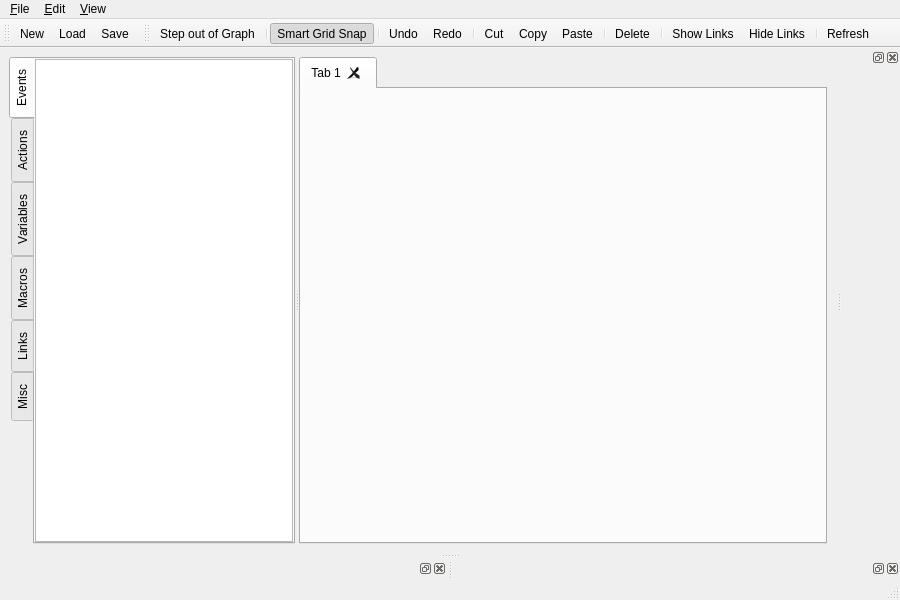
<?xml version="1.0" encoding="UTF-8"?>
<ui version="4.0">
 <class>DirectorEditor</class>
 <widget class="QMainWindow" name="DirectorEditor">
  <property name="geometry">
   <rect>
    <x>0</x>
    <y>0</y>
    <width>900</width>
    <height>600</height>
   </rect>
  </property>
  <property name="windowTitle">
   <string>No Director Graph Loaded</string>
  </property>
  <widget class="QWidget" name="centralwidget">
   <layout class="QGridLayout" name="gridLayout">
    <item row="0" column="0">
     <widget class="QSplitter" name="splitter">
      <property name="orientation">
       <enum>Qt::Horizontal</enum>
      </property>
      <widget class="QTabWidget" name="nodeTabs">
       <property name="sizePolicy">
        <sizepolicy hsizetype="Expanding" vsizetype="Expanding">
         <horstretch>0</horstretch>
         <verstretch>0</verstretch>
        </sizepolicy>
       </property>
       <property name="tabPosition">
        <enum>QTabWidget::West</enum>
       </property>
       <property name="currentIndex">
        <number>0</number>
       </property>
       <widget class="QWidget" name="eventNodeTab">
        <attribute name="title">
         <string>Events</string>
        </attribute>
        <layout class="QGridLayout" name="gridLayout_2">
         <property name="margin">
          <number>0</number>
         </property>
         <item row="0" column="0">
          <widget class="QGraphicsView" name="eventNodeView">
           <property name="alignment">
            <set>Qt::AlignHCenter|Qt::AlignTop</set>
           </property>
           <property name="renderHints">
            <set>QPainter::Antialiasing|QPainter::SmoothPixmapTransform</set>
           </property>
          </widget>
         </item>
        </layout>
       </widget>
       <widget class="QWidget" name="actionNodeTab">
        <attribute name="title">
         <string>Actions</string>
        </attribute>
        <layout class="QGridLayout" name="gridLayout_3">
         <property name="margin">
          <number>0</number>
         </property>
         <item row="0" column="0">
          <widget class="QGraphicsView" name="actionNodeView">
           <property name="alignment">
            <set>Qt::AlignHCenter|Qt::AlignTop</set>
           </property>
           <property name="renderHints">
            <set>QPainter::Antialiasing|QPainter::SmoothPixmapTransform</set>
           </property>
          </widget>
         </item>
        </layout>
       </widget>
       <widget class="QWidget" name="variableNodeTab">
        <attribute name="title">
         <string>Variables</string>
        </attribute>
        <layout class="QGridLayout" name="gridLayout_4">
         <property name="margin">
          <number>0</number>
         </property>
         <item row="0" column="0">
          <widget class="QGraphicsView" name="variableNodeView">
           <property name="alignment">
            <set>Qt::AlignHCenter|Qt::AlignTop</set>
           </property>
           <property name="renderHints">
            <set>QPainter::Antialiasing|QPainter::SmoothPixmapTransform</set>
           </property>
          </widget>
         </item>
        </layout>
       </widget>
       <widget class="QWidget" name="macroNodeTab">
        <attribute name="title">
         <string>Macros</string>
        </attribute>
        <layout class="QGridLayout" name="gridLayout_5">
         <property name="margin">
          <number>0</number>
         </property>
         <item row="0" column="0">
          <widget class="QGraphicsView" name="macroNodeView">
           <property name="alignment">
            <set>Qt::AlignHCenter|Qt::AlignTop</set>
           </property>
           <property name="renderHints">
            <set>QPainter::Antialiasing|QPainter::SmoothPixmapTransform</set>
           </property>
          </widget>
         </item>
        </layout>
       </widget>
       <widget class="QWidget" name="linkNodeTab">
        <attribute name="title">
         <string>Links</string>
        </attribute>
        <layout class="QGridLayout" name="gridLayout_6">
         <property name="margin">
          <number>0</number>
         </property>
         <item row="0" column="0">
          <widget class="QGraphicsView" name="linkNodeView">
           <property name="alignment">
            <set>Qt::AlignHCenter|Qt::AlignTop</set>
           </property>
           <property name="renderHints">
            <set>QPainter::Antialiasing|QPainter::SmoothPixmapTransform</set>
           </property>
          </widget>
         </item>
        </layout>
       </widget>
       <widget class="QWidget" name="miscNodeTab">
        <attribute name="title">
         <string>Misc</string>
        </attribute>
        <layout class="QGridLayout" name="gridLayout_7">
         <property name="margin">
          <number>0</number>
         </property>
         <item row="0" column="0">
          <widget class="QGraphicsView" name="miscNodeView">
           <property name="alignment">
            <set>Qt::AlignHCenter|Qt::AlignTop</set>
           </property>
           <property name="renderHints">
            <set>QPainter::Antialiasing|QPainter::SmoothPixmapTransform</set>
           </property>
          </widget>
         </item>
        </layout>
       </widget>
      </widget>
      <widget class="dtDirector::GraphTabs" name="graphTab">
       <property name="sizePolicy">
        <sizepolicy hsizetype="Expanding" vsizetype="Expanding">
         <horstretch>1</horstretch>
         <verstretch>0</verstretch>
        </sizepolicy>
       </property>
       <property name="tabsClosable">
        <bool>true</bool>
       </property>
       <property name="movable">
        <bool>true</bool>
       </property>
       <widget class="QWidget" name="tab">
        <attribute name="title">
         <string>Tab 1</string>
        </attribute>
       </widget>
      </widget>
     </widget>
    </item>
   </layout>
  </widget>
  <widget class="QMenuBar" name="menubar">
   <property name="geometry">
    <rect>
     <x>0</x>
     <y>0</y>
     <width>900</width>
     <height>21</height>
    </rect>
   </property>
   <widget class="QMenu" name="menuFile">
    <property name="title">
     <string>&amp;File</string>
    </property>
    <addaction name="action_New"/>
    <addaction name="action_Load"/>
    <addaction name="action_Save"/>
    <addaction name="action_Save_as"/>
    <addaction name="separator"/>
    <addaction name="action_Load_Recording"/>
    <addaction name="action_Exit"/>
   </widget>
   <widget class="QMenu" name="menu_Edit">
    <property name="title">
     <string>&amp;Edit</string>
    </property>
    <addaction name="action_Step_Out_Of_Graph"/>
    <addaction name="separator"/>
    <addaction name="action_Smart_Grid_snap"/>
    <addaction name="separator"/>
    <addaction name="action_Undo"/>
    <addaction name="action_Redo"/>
    <addaction name="separator"/>
    <addaction name="action_Cut"/>
    <addaction name="action_Copy"/>
    <addaction name="action_Paste"/>
    <addaction name="separator"/>
    <addaction name="action_Delete"/>
    <addaction name="separator"/>
    <addaction name="action_Manage_Libraries"/>
   </widget>
   <widget class="QMenu" name="menu_View">
    <property name="title">
     <string>&amp;View</string>
    </property>
    <addaction name="action_Property_Editor"/>
    <addaction name="action_Graph_Browser"/>
    <addaction name="action_Replay_Browser"/>
    <addaction name="separator"/>
    <addaction name="action_Show_Links"/>
    <addaction name="action_Hide_Links"/>
    <addaction name="separator"/>
    <addaction name="action_Refresh"/>
   </widget>
   <addaction name="menuFile"/>
   <addaction name="menu_Edit"/>
   <addaction name="menu_View"/>
  </widget>
  <widget class="QStatusBar" name="statusbar"/>
  <widget class="QToolBar" name="FileToolbar">
   <property name="windowTitle">
    <string>File Toolbar</string>
   </property>
   <attribute name="toolBarArea">
    <enum>TopToolBarArea</enum>
   </attribute>
   <attribute name="toolBarBreak">
    <bool>false</bool>
   </attribute>
   <addaction name="action_New"/>
   <addaction name="action_Load"/>
   <addaction name="action_Save"/>
  </widget>
  <widget class="QToolBar" name="EditToolbar">
   <property name="windowTitle">
    <string>Edit Toolbar</string>
   </property>
   <attribute name="toolBarArea">
    <enum>TopToolBarArea</enum>
   </attribute>
   <attribute name="toolBarBreak">
    <bool>false</bool>
   </attribute>
   <addaction name="action_Step_Out_Of_Graph"/>
   <addaction name="separator"/>
   <addaction name="action_Smart_Grid_snap"/>
   <addaction name="separator"/>
   <addaction name="action_Undo"/>
   <addaction name="action_Redo"/>
   <addaction name="separator"/>
   <addaction name="action_Cut"/>
   <addaction name="action_Copy"/>
   <addaction name="action_Paste"/>
   <addaction name="separator"/>
   <addaction name="action_Delete"/>
   <addaction name="separator"/>
   <addaction name="action_Show_Links"/>
   <addaction name="action_Hide_Links"/>
   <addaction name="separator"/>
   <addaction name="action_Refresh"/>
  </widget>
  <widget class="dtDirector::PropertyEditor" name="propertyEditor">
   <attribute name="dockWidgetArea">
    <number>8</number>
   </attribute>
  </widget>
  <widget class="dtDirector::GraphBrowser" name="graphBrowser">
   <attribute name="dockWidgetArea">
    <number>8</number>
   </attribute>
  </widget>
  <widget class="dtDirector::ReplayBrowser" name="replayBrowser">
   <attribute name="dockWidgetArea">
    <number>2</number>
   </attribute>
  </widget>
  <action name="action_New">
   <property name="icon">
    <iconset resource="../../src/dtDirectorQt/directorqt.qrc">
     <normaloff>:/icons/new.png</normaloff>:/icons/new.png</iconset>
   </property>
   <property name="text">
    <string>&amp;New</string>
   </property>
   <property name="toolTip">
    <string>Begins a new Director script (Ctrl+N).</string>
   </property>
   <property name="shortcut">
    <string>Ctrl+N</string>
   </property>
  </action>
  <action name="action_Load">
   <property name="icon">
    <iconset resource="../../src/dtDirectorQt/directorqt.qrc">
     <normaloff>:/icons/open.png</normaloff>:/icons/open.png</iconset>
   </property>
   <property name="text">
    <string>&amp;Load</string>
   </property>
   <property name="toolTip">
    <string>Loads a Director script from a file (Ctrl+L).</string>
   </property>
   <property name="shortcut">
    <string>Ctrl+L</string>
   </property>
  </action>
  <action name="action_Save">
   <property name="icon">
    <iconset resource="../../src/dtDirectorQt/directorqt.qrc">
     <normaloff>:/icons/save.png</normaloff>:/icons/save.png</iconset>
   </property>
   <property name="text">
    <string>&amp;Save</string>
   </property>
   <property name="toolTip">
    <string>Saves the current Director script (Ctrl+S).</string>
   </property>
   <property name="shortcut">
    <string>Ctrl+S</string>
   </property>
  </action>
  <action name="action_Save_as">
   <property name="icon">
    <iconset resource="../../src/dtDirectorQt/directorqt.qrc">
     <normaloff>:/icons/save.png</normaloff>:/icons/save.png</iconset>
   </property>
   <property name="text">
    <string>&amp;Save as...</string>
   </property>
   <property name="toolTip">
    <string>Saves the current Director script.</string>
   </property>
  </action>
  <action name="action_Load_Recording">
   <property name="icon">
    <iconset resource="../../src/dtDirectorQt/directorqt.qrc">
     <normaloff>:/icons/open.png</normaloff>:/icons/open.png</iconset>
   </property>
   <property name="text">
    <string>&amp;Load Recording</string>
   </property>
   <property name="toolTip">
    <string>Loads recorded script data.</string>
   </property>
  </action>
  <action name="action_Step_Out_Of_Graph">
   <property name="icon">
    <iconset resource="../../src/dtDirectorQt/directorqt.qrc">
     <normaloff>:/icons/parent.png</normaloff>:/icons/parent.png</iconset>
   </property>
   <property name="text">
    <string>Step &amp;out of Graph</string>
   </property>
   <property name="toolTip">
    <string>Returns to the parent graph (Ctrl+Shift+U).</string>
   </property>
   <property name="shortcut">
    <string>Ctrl+Shift+U</string>
   </property>
  </action>
  <action name="action_Smart_Grid_snap">
   <property name="checkable">
    <bool>true</bool>
   </property>
   <property name="checked">
    <bool>true</bool>
   </property>
   <property name="icon">
    <iconset resource="../../src/dtDirectorQt/directorqt.qrc">
     <normaloff>:/icons/snapgrid.png</normaloff>:/icons/snapgrid.png</iconset>
   </property>
   <property name="text">
    <string>Smart &amp;Grid Snap</string>
   </property>
   <property name="toolTip">
    <string>Snaps nodes to a smart grid determined by the placement of other nodes (Ctrl+G).</string>
   </property>
   <property name="shortcut">
    <string>Ctrl+G</string>
   </property>
  </action>
  <action name="action_Undo">
   <property name="icon">
    <iconset resource="../../src/dtDirectorQt/directorqt.qrc">
     <normaloff>:/icons/undo.png</normaloff>:/icons/undo.png</iconset>
   </property>
   <property name="text">
    <string>&amp;Undo</string>
   </property>
   <property name="toolTip">
    <string>Reverts to your last action (Ctrl+Z).</string>
   </property>
   <property name="shortcut">
    <string>Ctrl+Z</string>
   </property>
  </action>
  <action name="action_Redo">
   <property name="icon">
    <iconset resource="../../src/dtDirectorQt/directorqt.qrc">
     <normaloff>:/icons/redo.png</normaloff>:/icons/redo.png</iconset>
   </property>
   <property name="text">
    <string>&amp;Redo</string>
   </property>
   <property name="toolTip">
    <string>Reverts your last undo action (Ctrl+Y).</string>
   </property>
   <property name="shortcut">
    <string>Ctrl+Y</string>
   </property>
  </action>
  <action name="action_Delete">
   <property name="icon">
    <iconset resource="../../src/dtDirectorQt/directorqt.qrc">
     <normaloff>:/icons/delete.png</normaloff>:/icons/delete.png</iconset>
   </property>
   <property name="text">
    <string>&amp;Delete</string>
   </property>
   <property name="toolTip">
    <string>Reverts your last undo action (Delete).</string>
   </property>
   <property name="shortcut">
    <string>Del</string>
   </property>
  </action>
  <action name="action_Cut">
   <property name="icon">
    <iconset resource="../../src/dtDirectorQt/directorqt.qrc">
     <normaloff>:/icons/cut.png</normaloff>:/icons/cut.png</iconset>
   </property>
   <property name="text">
    <string>&amp;Cut</string>
   </property>
   <property name="toolTip">
    <string>Cuts the currently selected nodes to the clipboard (Ctrl+X).</string>
   </property>
   <property name="shortcut">
    <string>Ctrl+X</string>
   </property>
  </action>
  <action name="action_Copy">
   <property name="icon">
    <iconset resource="../../src/dtDirectorQt/directorqt.qrc">
     <normaloff>:/icons/duplicate.png</normaloff>:/icons/duplicate.png</iconset>
   </property>
   <property name="text">
    <string>&amp;Copy</string>
   </property>
   <property name="toolTip">
    <string>Copies the currently selected nodes to the clipboard (Ctrl+C).</string>
   </property>
   <property name="shortcut">
    <string>Ctrl+C</string>
   </property>
  </action>
  <action name="action_Paste">
   <property name="icon">
    <iconset resource="../../src/dtDirectorQt/directorqt.qrc">
     <normaloff>:/icons/paste.png</normaloff>:/icons/paste.png</iconset>
   </property>
   <property name="text">
    <string>&amp;Paste</string>
   </property>
   <property name="toolTip">
    <string>Pastes the nodes saved in the clipboard to the current graph (Ctrl+V).</string>
   </property>
   <property name="shortcut">
    <string>Ctrl+V</string>
   </property>
  </action>
  <action name="action_Manage_Libraries">
   <property name="text">
    <string>&amp;Manage Libraries...</string>
   </property>
   <property name="toolTip">
    <string>Manages the Node Libraries for the script.</string>
   </property>
  </action>
  <action name="action_Property_Editor">
   <property name="checkable">
    <bool>true</bool>
   </property>
   <property name="checked">
    <bool>true</bool>
   </property>
   <property name="text">
    <string>&amp;Property Editor</string>
   </property>
   <property name="toolTip">
    <string>Shows the Property Editor (Ctrl+P).</string>
   </property>
   <property name="shortcut">
    <string>Ctrl+P</string>
   </property>
  </action>
  <action name="action_Graph_Browser">
   <property name="checkable">
    <bool>true</bool>
   </property>
   <property name="checked">
    <bool>true</bool>
   </property>
   <property name="text">
    <string>&amp;Graph Browser</string>
   </property>
   <property name="toolTip">
    <string>Shows the Graph Browser (Ctrl+B).</string>
   </property>
   <property name="shortcut">
    <string>Ctrl+B</string>
   </property>
  </action>
  <action name="action_Replay_Browser">
   <property name="checkable">
    <bool>true</bool>
   </property>
   <property name="text">
    <string>&amp;Replay Browser</string>
   </property>
   <property name="toolTip">
    <string>Shows the Replay Browser (Ctrl+R).</string>
   </property>
   <property name="shortcut">
    <string>Ctrl+R</string>
   </property>
  </action>
  <action name="action_Show_Links">
   <property name="icon">
    <iconset resource="../../src/dtDirectorQt/directorqt.qrc">
     <normaloff>:/icons/showlinks.png</normaloff>:/icons/showlinks.png</iconset>
   </property>
   <property name="text">
    <string>&amp;Show Links</string>
   </property>
   <property name="toolTip">
    <string>Shows all hidden links on selected nodes (Ctrl+U).</string>
   </property>
   <property name="shortcut">
    <string>Ctrl+U</string>
   </property>
  </action>
  <action name="action_Hide_Links">
   <property name="icon">
    <iconset resource="../../src/dtDirectorQt/directorqt.qrc">
     <normaloff>:/icons/hidelinks.png</normaloff>:/icons/hidelinks.png</iconset>
   </property>
   <property name="text">
    <string>&amp;Hide Links</string>
   </property>
   <property name="toolTip">
    <string>Hides all unused links on selected nodes (Ctrl+H).</string>
   </property>
   <property name="shortcut">
    <string>Ctrl+H</string>
   </property>
  </action>
  <action name="action_Refresh">
   <property name="icon">
    <iconset resource="../../src/dtDirectorQt/directorqt.qrc">
     <normaloff>:/icons/refresh.png</normaloff>:/icons/refresh.png</iconset>
   </property>
   <property name="text">
    <string>&amp;Refresh</string>
   </property>
   <property name="toolTip">
    <string>Refresh the current view (F5).</string>
   </property>
   <property name="shortcut">
    <string>F5</string>
   </property>
  </action>
  <action name="action_Exit">
   <property name="text">
    <string>Exit</string>
   </property>
   <property name="toolTip">
    <string>Exit the editor</string>
   </property>
   <property name="shortcut">
    <string>Ctrl+Q</string>
   </property>
  </action>
 </widget>
 <customwidgets>
  <customwidget>
   <class>dtDirector::PropertyEditor</class>
   <extends>QDockWidget</extends>
   <header location="global">dtDirectorQt/propertyeditor.h</header>
   <container>1</container>
  </customwidget>
  <customwidget>
   <class>dtDirector::GraphBrowser</class>
   <extends>QDockWidget</extends>
   <header location="global">dtDirectorQt/graphbrowser.h</header>
   <container>1</container>
  </customwidget>
  <customwidget>
   <class>dtDirector::ReplayBrowser</class>
   <extends>QDockWidget</extends>
   <header location="global">dtDirectorQt/replaybrowser.h</header>
   <container>1</container>
  </customwidget>
  <customwidget>
   <class>dtDirector::GraphTabs</class>
   <extends>QTabWidget</extends>
   <header location="global">dtDirectorQt/graphtabs.h</header>
   <container>1</container>
  </customwidget>
 </customwidgets>
 <resources>
  <include location="../../src/dtDirectorQt/directorqt.qrc"/>
 </resources>
 <connections/>
</ui>
